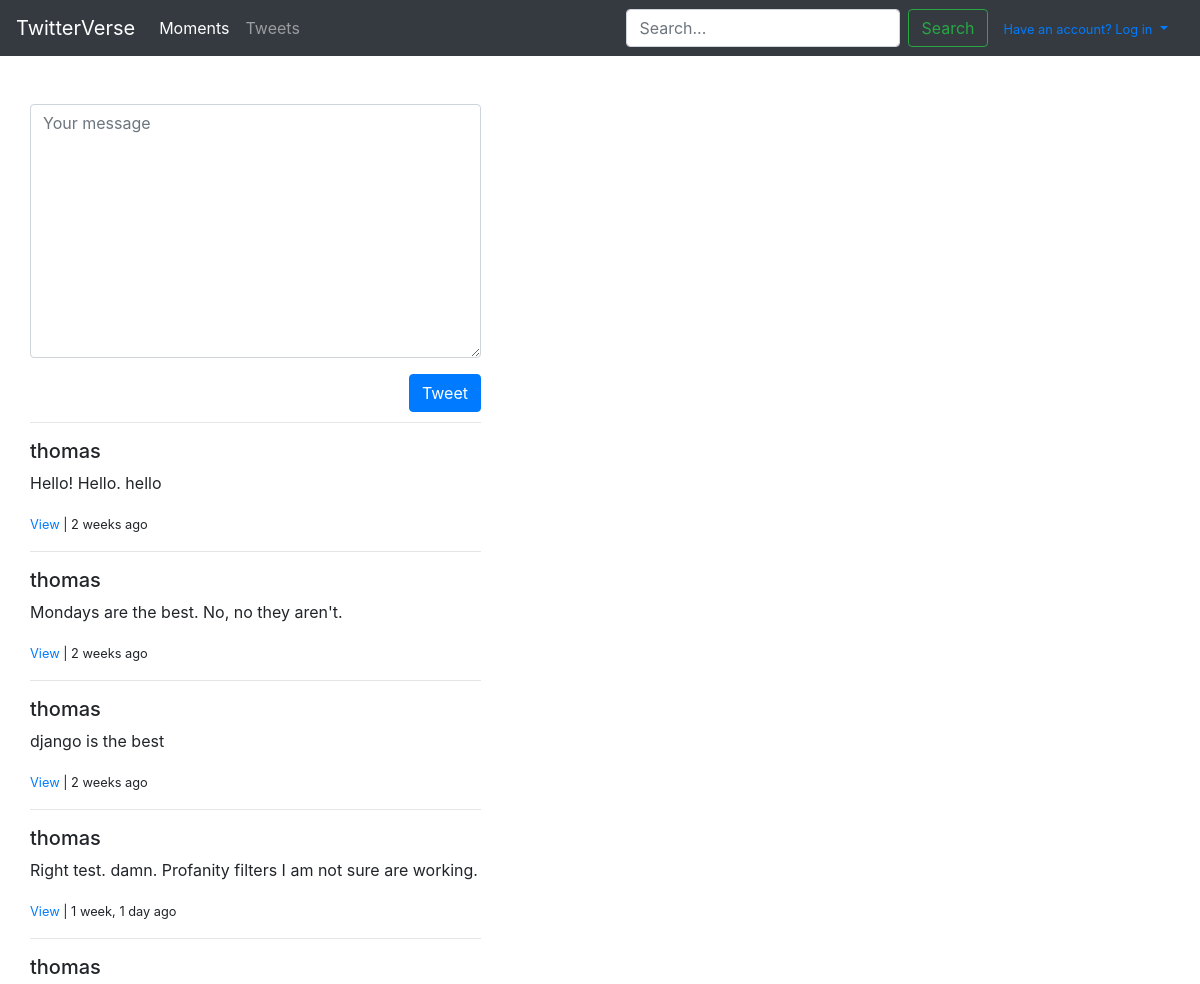
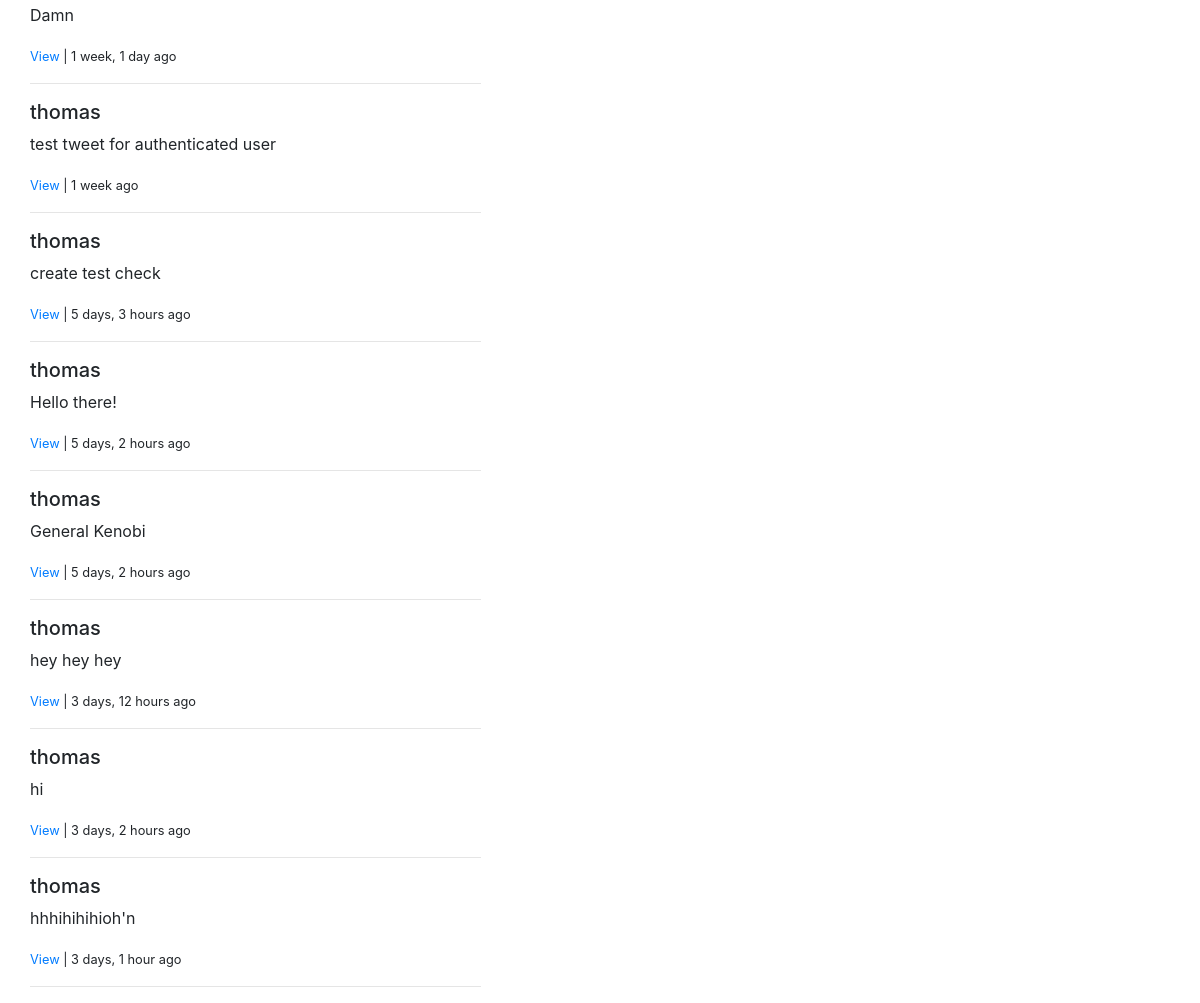
Screenshot of /tweet/ with the database file from the repository (2 pictures, top to bottom).
### tweets/models.py (models this page shows, shortened)
class Tweet(models.Model):
	user = models.ForeignKey(settings.AUTH_USER_MODEL, on_delete=models.CASCADE)
	content = models.TextField(max_length=180, validators=[validate_content])
	updated = models.DateTimeField(auto_now=True)
	created = models.DateTimeField(auto_now_add=True)
	def get_absolute_url(self):
		return reverse_lazy('tweet:detail', kwargs={'pk':self.id})

### tweets/views.py (the view)
class TweetListView(ListView):
	template_name = "tweets/list_view.html"
	def get_context_data(self, *args, **kwargs):
		context = super(TweetListView, self).get_context_data(*args, **kwargs)
		context['create_form'] = TweetForm
		context['create_url'] = reverse_lazy("tweet:create")
		return context
	def get_queryset(self, *args, **kwargs):
		qs = Tweet.objects.all()
		print(self.request.GET)
		query = self.request.GET.get("query", None)
		if query is not None:
			print (query)
			qs = qs.filter(Q(content__icontains = query)
				| Q(user__username__icontains=query))
		return qs

### tweets/forms.py
class TweetForm(forms.ModelForm):
	content = forms.CharField(label='', widget=forms.Textarea(attrs={'placeholder': "Your message", "class": "form-control"}))
	class Meta:
		model = Tweet
		fields = ['content']

### tweets/templates/tweets/list_view.html (shortened to what this page needs)
{% extends "base.html" %}
{% block content %}
<div class="row">
	<div clas="col-sm-8 offset-sm-2">
		{%  if not request.GET.query%}
		<div>
			{% include "tweets/form.html" with form=create_form action_url=create_url btn_title='Tweet' %}
		</div>
		<br>
		<br>
		{% endif %}
		<hr>
		{% for obj in object_list%}
		<div class="media">
			<div class="media-body">
    			<h5 class="mt-0">{{obj.user}}</h5>
				<p>{{obj.content}}</p>
				<p><small><a href="{{obj.get_absolute_url}}">View</a> | {{obj.created | timesince}} ago</small></p>
				<hr>
		{% endfor %}
	</div>
</div>
{% endblock %}

### templates/base.html (shortened to what this page needs)
<!doctype html>
<html lang="en">
<head>
  <link rel="stylesheet" href="https://maxcdn.bootstrapcdn.com/bootstrap/4.0.0/css/bootstrap.min.css">
</head>
<body>
  {% include "navbar.html" %}
  <div class="container">
    <br>
    {%block content%}
    {%endblock content%}
  </div>
</body>
</html>

### templates/navbar.html (shortened to what this page needs)
<nav class="navbar navbar-expand-lg navbar-dark bg-dark">
  <a class="navbar-brand" href="{% url 'home' %}">TwitterVerse</a>
  <div class="collapse navbar-collapse" id="navbarSupportedContent">
    <ul class="navbar-nav mr-auto">
      <li class="nav-item active">
        <a class="nav-link" href="#">Moments<span class="sr-only">(current)</span></a>
      </li>
      <li class="nav-item">
        <a class="nav-link" href="{% url 'tweet:list' %}">Tweets</a>
      </li>
    </ul>
      {% include "tweets/tweet_search.html" %}
        <a class="nav-link dropdown-toggle" href="#" id="navbarDropdown" role="button" data-toggle="dropdown" aria-haspopup="true" aria-expanded="false"><small>
          Have an account? Log in
        </small></a>
  </div>
</nav>

### tweets/templates/tweets/tweet_search.html
<form class="form-inline my-2 my-lg-0" method='GET' action='{% url "tweet:list" %}'>
	<input class="form-control mr-sm-2" type="search" placeholder="Search..." name="query" value="{{requests.GET.query}}">
	<input class="btn btn-outline-success my-2 my-lg-0" type="submit" value="Search" name="submit">
</form>

### tweets/templates/tweets/form.html (shortened to what this page needs)
{% load crispy_forms_tags %}
<br>
<form class="form" method='POST' action="{% if action_url %}{{action_url}}{% endif %}" align="center">
	{{form|crispy}}
	<div>
		<input type="submit" class="btn btn-primary float-right mt-3" value="{{btn_title}}"/>
	</div>
</form>

### rows the page displays
Tweet: user "thomas", content "Hello! Hello. hello", created "2 weeks"
Tweet: user "thomas", content "Mondays are the best. No, no they aren't.", created "2 weeks"
Tweet: user "thomas", content "django is the best", created "2 weeks"
Tweet: user "thomas", content "Right test. damn. Profanity filters I am not sure are working.", created "1 week, 1 day"
Tweet: user "thomas", content "Damn", created "1 week, 1 day"
Tweet: user "thomas", content "test tweet for authenticated user", created "1 week"
Tweet: user "thomas", content "create test check", created "5 days, 3 hours"
Tweet: user "thomas", content "Hello there!", created "5 days, 2 hours"
Tweet: user "thomas", content "General Kenobi", created "5 days, 2 hours"
Tweet: user "thomas", content "hey hey hey", created "3 days, 12 hours"
Tweet: user "thomas", content "hi", created "3 days, 2 hours"
Tweet: user "thomas", content "hhhihihihioh'n", created "3 days, 1 hour"
